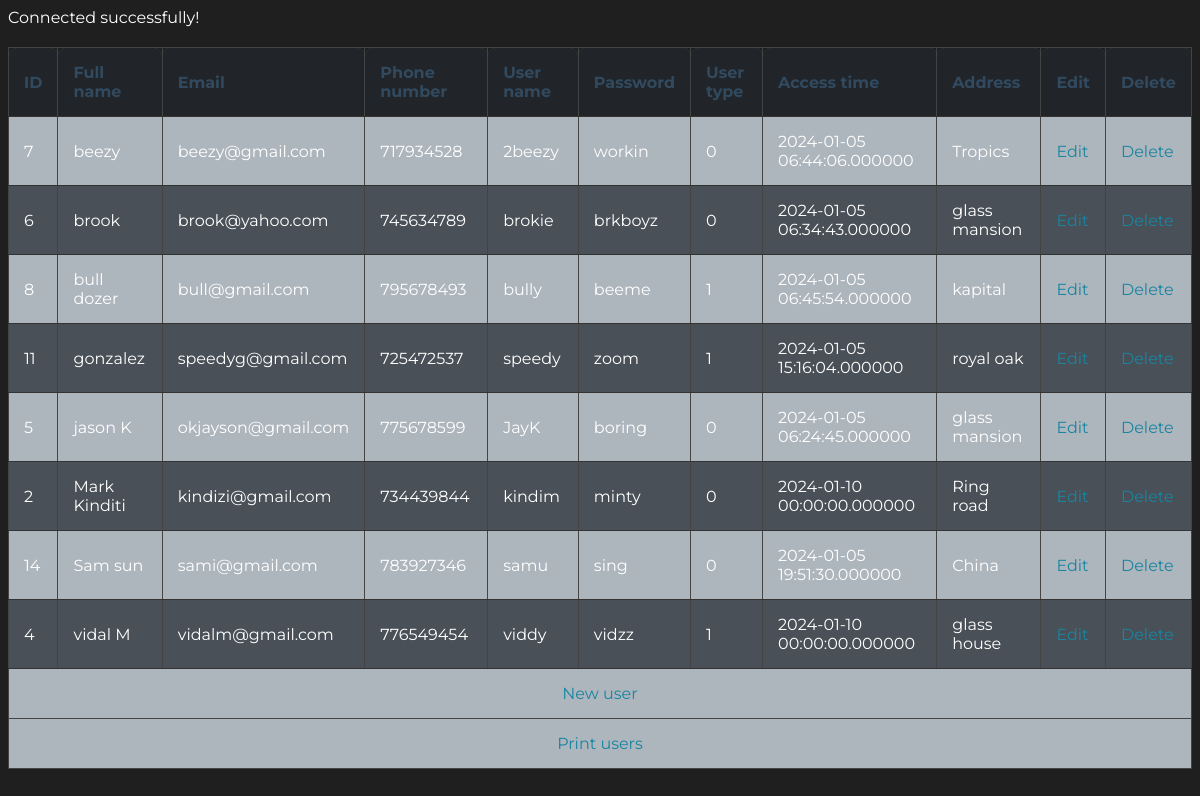
Screenshot of /modules/superUser/sUserManage.php with the database file from the repository.
### tables this page shows
CREATE TABLE `users` (
  `userId` int(11) NOT NULL,
  `Full_Name` varchar(255) NOT NULL,
  `email` varchar(25) NOT NULL,
  `phone_Number` int(13) NOT NULL,
  `User_Name` varchar(255) NOT NULL,
  `Password` text NOT NULL,
  `UserType` varchar(255) NOT NULL DEFAULT '1',
  `AccessTime` datetime(6) NOT NULL,
  `profile_Image` longblob DEFAULT NULL,
  `Address` varchar(80) NOT NULL
);

### modules/superUser/sUserManage.php (the view, shortened to what this page needs)
<!DOCTYPE html>
<html lang="en">
<head>
</head>
<body>
    <?php
    include '../../configs/DbConn.php';
    $sql = "SELECT * FROM users ORDER BY Full_Name";
    $result = $DbConn->query($sql);
    if ($result) {
        if ($result->rowCount() > 0) {
            echo "<table border='1'>";
            echo "<tr>
                    <th>ID</th>
                    <th>Full name</th>
                    <th>Email</th>
                    <th>Phone number</th>
                    <th>User name</th>
                    <th>Password</th>
                    <th>User type</th>
                    <th>Access time</th>
                    <th>Address</th>
                    <th>Edit</th>
                    <th>Delete</th>
                </tr>";
            foreach ($result as $row) {
                echo "<tr>";
                echo "<td>" . $row['userId'] . "</td>";
                echo "<td>" . $row['Full_Name'] . "</td>";
                echo "<td>" . $row['email'] . "</td>";
                echo "<td>" . $row['phone_Number'] . "</td>";
                echo "<td>" . $row['User_Name'] . "</td>";
                echo "<td>" . $row['Password'] . "</td>";
                echo "<td>" . $row['UserType'] . "</td>";
                echo "<td>" . $row['AccessTime'] . "</td>";
                echo "<td>" . $row['Address'] . "</td>";
                echo "<td><a href='editUsers.php?id=" . $row['userId'] . "'>Edit</a></td>";
                echo "<td><a href='../../processes/superUser/deleteUsers.php?id=" . $row['userId'] . "' onclick='return confirm(\"Are you sure you want to delete this user?\")'>Delete</a></td>";
                echo "</tr>";
            }
                echo "<tr>";
                echo "<td colspan=11> <center> <a href='addUsers.php?id="."'>New user</a> </center> </td>";
                echo "<tr>";
                echo "<tr>";
                echo "<td colspan=11> <center> <a href='../../processes/superUser/exportUsers.php?id="."'>Print users</a> </center> </td>";
            echo "</table>";
        } else {
            echo "No records found in the database.";
        }
    } else {
        echo "Error fetching data: " . $DbConn->errorInfo()[2];
    }
    ?>
</body>
</html>

### configs/DbConn.php (shortened to what this page needs)
<?php
try{
    echo "Connected successfully!";
}
catch(PDOException $e){
    echo "Connection failed:" .$e->getMessage();
}
?>

### modules/superUser/sUserManage.php (style rules this page uses)
body { background-color: #1f1f1f; color: #fff; font-family: 'Montserrat', sans-serif; }
table { width: 100%; border-collapse: collapse; margin-top: 20px; border: 1px solid #444; }
th, td { padding: 15px; text-align: left; border-bottom: 1px solid #333; }
th { background-color: #212529; color: #324a5f; border-radius: 8px 8px 0 0; }
tr:nth-child(even) { background-color: #adb5bd; }
tr:nth-child(odd) { background-color: #495057; }
a { color: #1985a1; text-decoration: none; }

### rows the page displays
users: userId "7", Full_Name "beezy", email "beezy@gmail.com", phone_Number "717934528", User_Name "2beezy", Password "workin", UserType "0", AccessTime "2024-01-05 06:44:06.000000", Address "Tropics"
users: userId "6", Full_Name "brook", email "brook@yahoo.com", phone_Number "745634789", User_Name "brokie", Password "brkboyz", UserType "0", AccessTime "2024-01-05 06:34:43.000000", Address "glass mansion"
users: userId "8", Full_Name "bull dozer", email "bull@gmail.com", phone_Number "795678493", User_Name "bully", Password "beeme", UserType "1", AccessTime "2024-01-05 06:45:54.000000", Address "kapital"
users: userId "11", Full_Name "gonzalez", email "speedyg@gmail.com", phone_Number "725472537", User_Name "speedy", Password "zoom", UserType "1", AccessTime "2024-01-05 15:16:04.000000", Address "royal oak"
users: userId "5", Full_Name "jason K", email "okjayson@gmail.com", phone_Number "775678599", User_Name "JayK", Password "boring", UserType "0", AccessTime "2024-01-05 06:24:45.000000", Address "glass mansion"
users: userId "2", Full_Name "Mark Kinditi", email "kindizi@gmail.com", phone_Number "734439844", User_Name "kindim", Password "minty", UserType "0", AccessTime "2024-01-10 00:00:00.000000", Address "Ring road"
users: userId "14", Full_Name "Sam sun", email "sami@gmail.com", phone_Number "783927346", User_Name "samu", Password "sing", UserType "0", AccessTime "2024-01-05 19:51:30.000000", Address "China"
users: userId "4", Full_Name "vidal M", email "vidalm@gmail.com", phone_Number "776549454", User_Name "viddy", Password "vidzz", UserType "1", AccessTime "2024-01-10 00:00:00.000000", Address "glass house"
